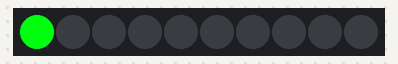
This program was run on a simulated MicroPython board. Parts: 10 RGB LEDs in strip order, left to right. Library files of the repository ran but are not shown: neopixel2.py.

Above: at 0.05 s.
At 0.45 s:
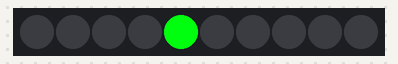
At 0.95 s:
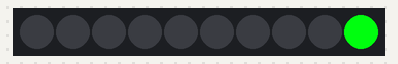
At 1.86 s:
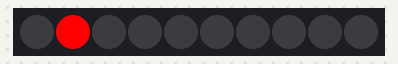
At 2.77 s:
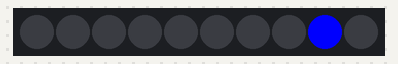
At 3.78 s:
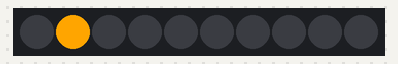

The program:

robo3.py
```python
from neopixel2 import Neopixel
from time import sleep

# número de LEDs na fita
num_pixels = 10

# cor no formato RGB (red, green, blue) => de 0 a 255
color = (250, 0, 0)
cor_verde = (0, 250, 15)
cor_vermelho =(250, 0, 0 )
cor_azul = (0, 0, 250 )
cor_laranja = (255, 165, 0 )
# fita de LED ligada no pino 28 do RaspBerry Pi
my_strip = Neopixel(num_pixels, 0, 28, "GRB")

while True:
    for i in range(0, num_pixels):
        my_strip.fill((0,0,0))
        my_strip[i] = cor_verde
#         my_strip.set_pixel(i, color)
        my_strip.show()
        sleep(.1)
    for i in range(num_pixels-1,0,-1):
        my_strip.fill((0,0,0))
        my_strip[i] = cor_vermelho
#         my_strip.set_pixel(i, color)
        my_strip.show()
        sleep(.1)
    for i in range(0, num_pixels):
        my_strip.fill((0,0,0))
        my_strip[i] = cor_azul
#         my_strip.set_pixel(i, color)
        my_strip.show()
        sleep(.1)
    for i in range(num_pixels-1,0,-1):
        my_strip.fill((0,0,0))
        my_strip[i] = cor_laranja
#         my_strip.set_pixel(i, color)
        my_strip.show()
        sleep(.1)
```

Measured:
- by itself, everything shown: repeats every 3.8 s, in 38 steps
